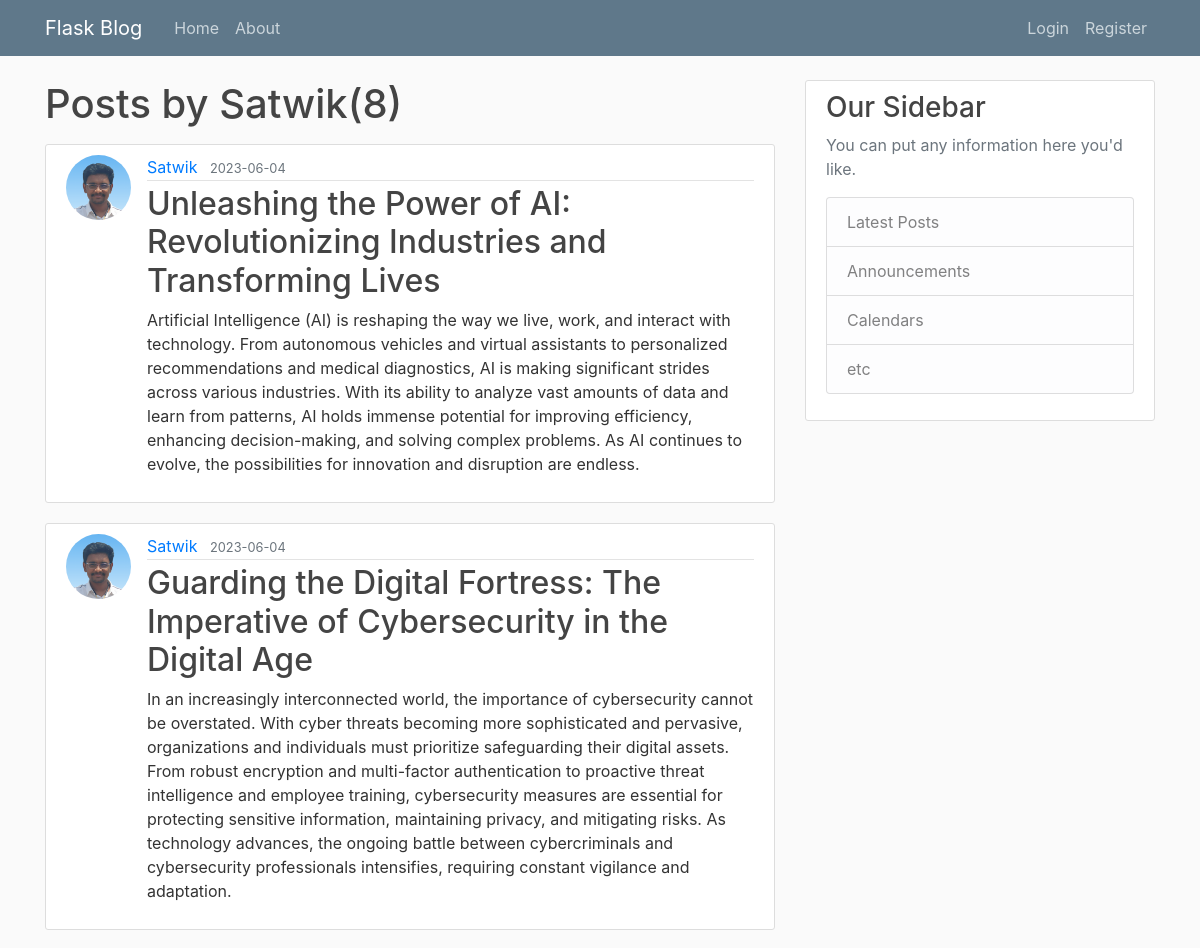
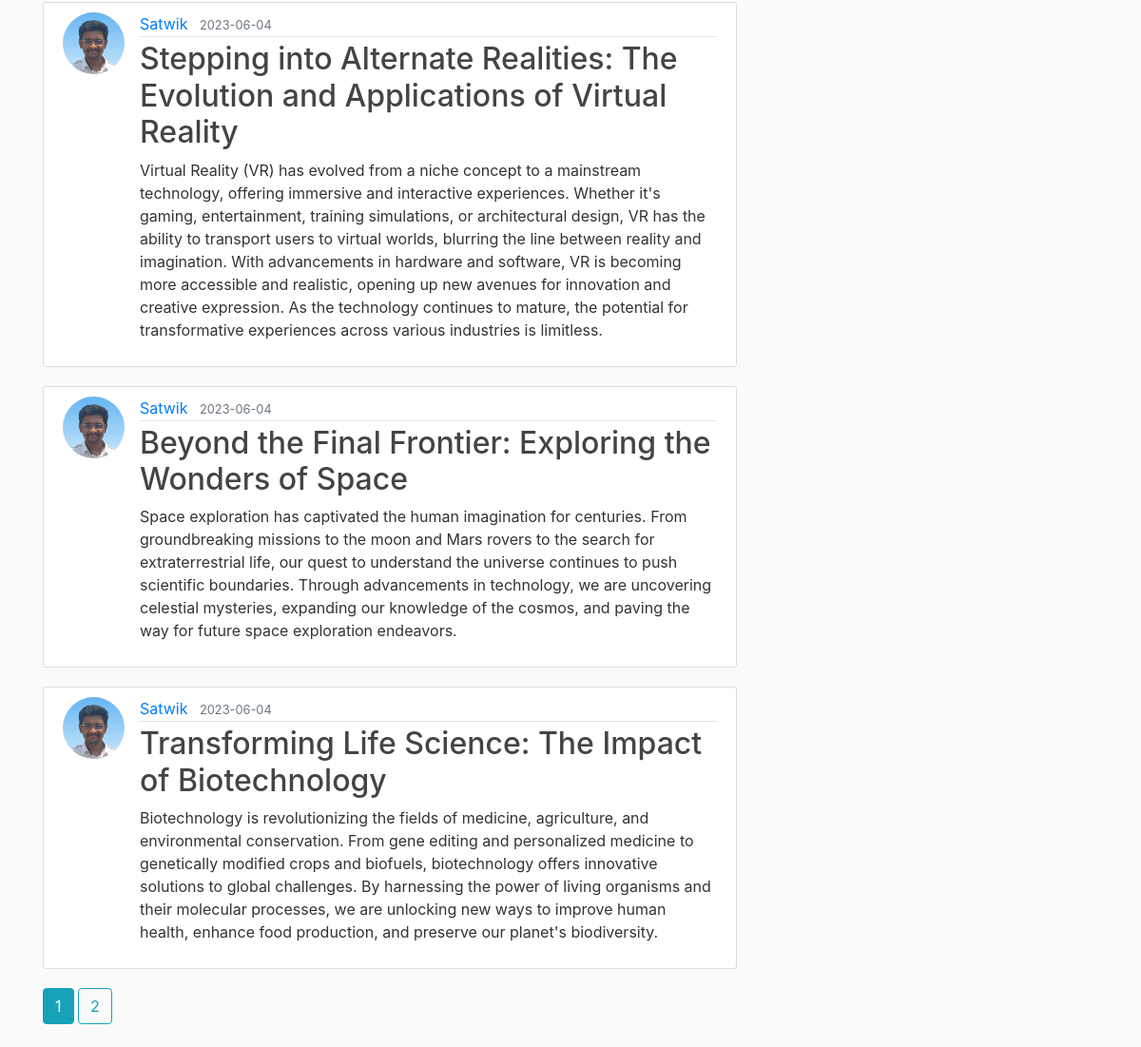
/user/Satwik, run on the app's committed database (2 pictures, top to bottom).
### flaskblog/models.py (models this page shows, shortened)
class User(db.Model, UserMixin):
    id = db.Column(db.Integer, primary_key=True)
    username = db.Column(db.String(20),unique=True,nullable=False)
    email=db.Column(db.String(120),unique=True,nullable=False)
    image_file = db.Column(db.String(20),nullable=False,default='default.jpg')
    password=db.Column(db.String(60),nullable=False)
    posts = db.relationship('Post',backref='author',lazy=True)

class Post(db.Model):
    id = db.Column(db.Integer, primary_key=True)
    title = db.Column(db.String(100),nullable=False)
    date_posted = db.Column(db.DateTime,nullable=False,default=datetime.utcnow())
    content = db.Column(db.Text,nullable=False)
    user_id = db.Column(db.Integer,db.ForeignKey('user.id'),nullable=False)

### flaskblog/routes.py (the view)
@app.route("/user/<string:username>")
def user_posts(username):
    page = request.args.get('page',1,type=int)
    user = User.query.filter_by(username = username).first_or_404()
    posts = Post.query.filter_by(author = user).order_by(Post.date_posted.desc()).paginate(page = page , per_page = 5)
    return render_template('user_post.html',user = user, posts = posts)

### flaskblog/templates/user_post.html
{% extends 'layout.html' %}
{% block hehe %}
<h1 class = "mb-3">Posts by {{ user.username }}({{ posts.total }})</h1>
{% for post in posts.items %}
<article class="media content-section">
    <img src="{{url_for('static',filename = 'pictures/' + post.author.image_file)}}" alt="" class="rounded-circle article-img">
    <div class="media-body">
        <div class="article-metadata">
            <a class="mr-2" href="{{url_for('user_posts',username = post.author.username)}}">{{ post.author.username }}</a>
            <small class="text-muted">{{ post.date_posted.strftime('%Y-%m-%d')}}</small>
        </div>
        <h2><a class="article-title" href="{{url_for('post',post_id=post.id)}}">{{ post.title }}</a></h2>
        <p class="article-content">{{ post.content }}</p>
    </div>
</article>
{% endfor %}
{% for page_num in posts.iter_pages(left_edge = 1, right_edge = 1, left_current=1,right_current =1) %}
    {% if page_num %}
        {% if posts.page == page_num %}
        <a href="{{ url_for('user_posts',username = user.username,page = page_num)}}" class = "btn btn-info mb-4">{{ page_num }}</a>
        {% else %}
        <a href="{{ url_for('user_posts', username = user.username, page = page_num)}}" class = "btn btn-outline-info mb-4">{{ page_num }}</a>
        {% endif %}
    {% else %}
        ...
    {% endif %}
{% endfor %}
{% endblock hehe%}

### flaskblog/static/main.css (style rules this page uses)
body { background: #fafafa; color: #333333; margin-top: 5rem; }
h1, h2, h3, h4, h5, h6 { color: #444444; }
.content-section { background: #ffffff; padding: 10px 20px; border: 1px solid #dddddd; border-radius: 3px; margin-bottom: 20px; }
.article-title { color: #444444; }
.article-content { white-space: pre-line; }
.article-img { height: 65px; width: 65px; margin-right: 16px; }
.article-metadata { padding-bottom: 1px; margin-bottom: 4px; border-bottom: 1px solid #e3e3e3 }

### data on the page
User: username "Satwik"
Post: image_file (picture), author.username "Satwik", date_posted "2023-06-04", title "Unleashing the Power of AI: Revolutionizing Industries and Transforming Lives", content "Artificial Intelligence (AI) is reshaping the way we live, work, and interact with technology. From autonomous vehicles and virtual assistants to personalized recommendations and medical diagnostics, AI is making significant strides across various industries. With its ability to analyze vast amounts of data and learn from patterns, AI holds immense potential for improving efficiency, enhancing decision-making, and solving complex problems. As AI continues to evolve, the possibilities for innovation and disruption are endless."
Post: image_file (picture), author.username "Satwik", date_posted "2023-06-04", title "Guarding the Digital Fortress: The Imperative of Cybersecurity in the Digital Age", content "In an increasingly interconnected world, the importance of cybersecurity cannot be overstated. With cyber threats becoming more sophisticated and pervasive, organizations and individuals must prioritize safeguarding their digital assets. From robust encryption and multi-factor authentication to proactive threat intelligence and employee training, cybersecurity measures are essential for protecting sensitive information, maintaining privacy, and mitigating risks. As technology advances, the ongoing battle between cybercriminals and cybersecurity professionals intensifies, requiring constant vigilance and adaptation."
Post: image_file (picture), author.username "Satwik", date_posted "2023-06-04", title "Stepping into Alternate Realities: The Evolution and Applications of Virtual Reality", content "Virtual Reality (VR) has evolved from a niche concept to a mainstream technology, offering immersive and interactive experiences. Whether it's gaming, entertainment, training simulations, or architectural design, VR has the ability to transport users to virtual worlds, blurring the line between reality and imagination. With advancements in hardware and software, VR is becoming more accessible and realistic, opening up new avenues for innovation and creative expression. As the technology continues to mature, the potential for transformative experiences across various industries is limitless."
Post: image_file (picture), author.username "Satwik", date_posted "2023-06-04", title "Beyond the Final Frontier: Exploring the Wonders of Space", content "Space exploration has captivated the human imagination for centuries. From groundbreaking missions to the moon and Mars rovers to the search for extraterrestrial life, our quest to understand the universe continues to push scientific boundaries. Through advancements in technology, we are uncovering celestial mysteries, expanding our knowledge of the cosmos, and paving the way for future space exploration endeavors."
Post: image_file (picture), author.username "Satwik", date_posted "2023-06-04", title "Transforming Life Science: The Impact of Biotechnology", content "Biotechnology is revolutionizing the fields of medicine, agriculture, and environmental conservation. From gene editing and personalized medicine to genetically modified crops and biofuels, biotechnology offers innovative solutions to global challenges. By harnessing the power of living organisms and their molecular processes, we are unlocking new ways to improve human health, enhance food production, and preserve our planet's biodiversity."

### other printed values
{{ posts.total }} "8"
{{ page_num }} "1"
{{ page_num }} "2"
